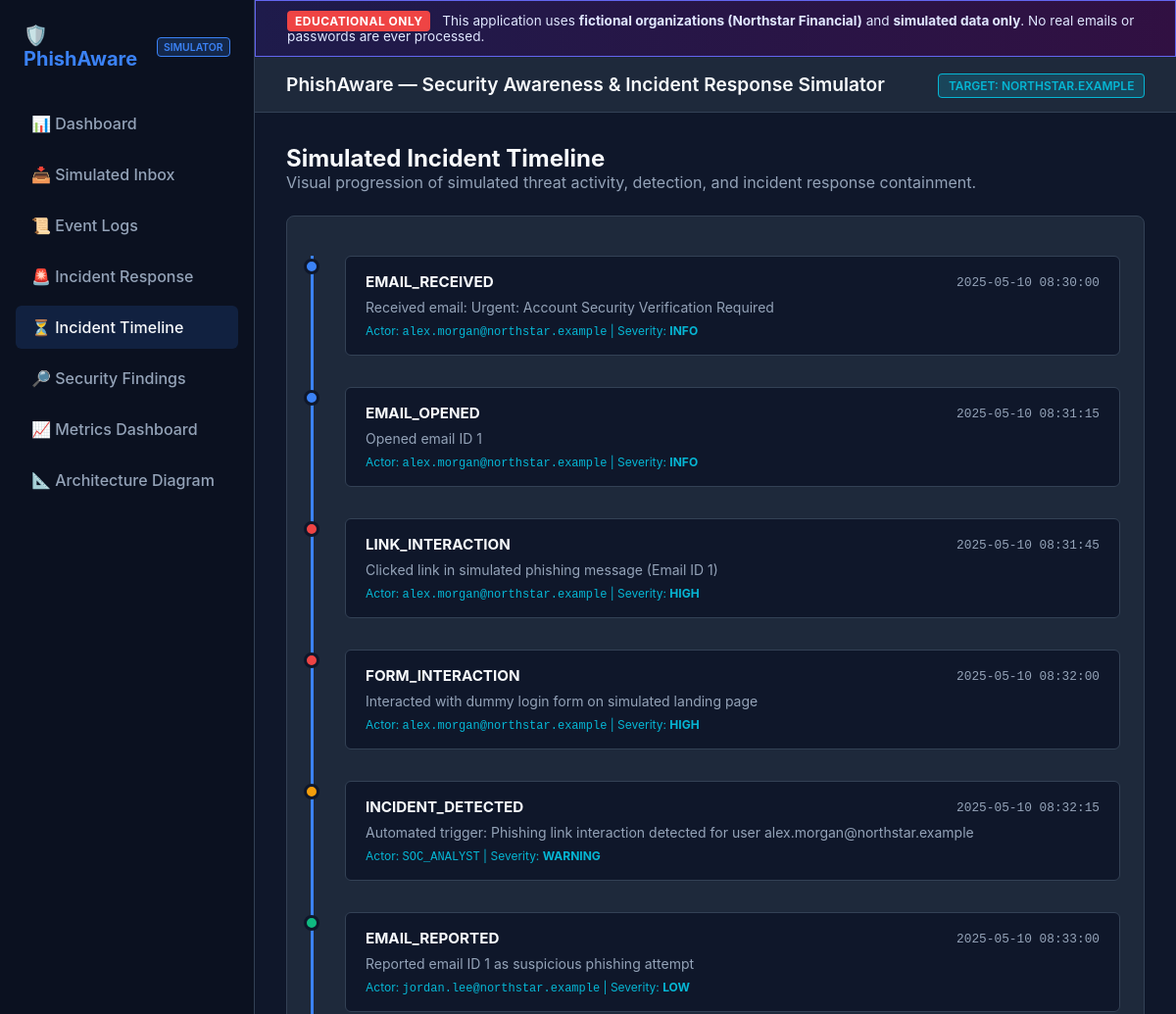
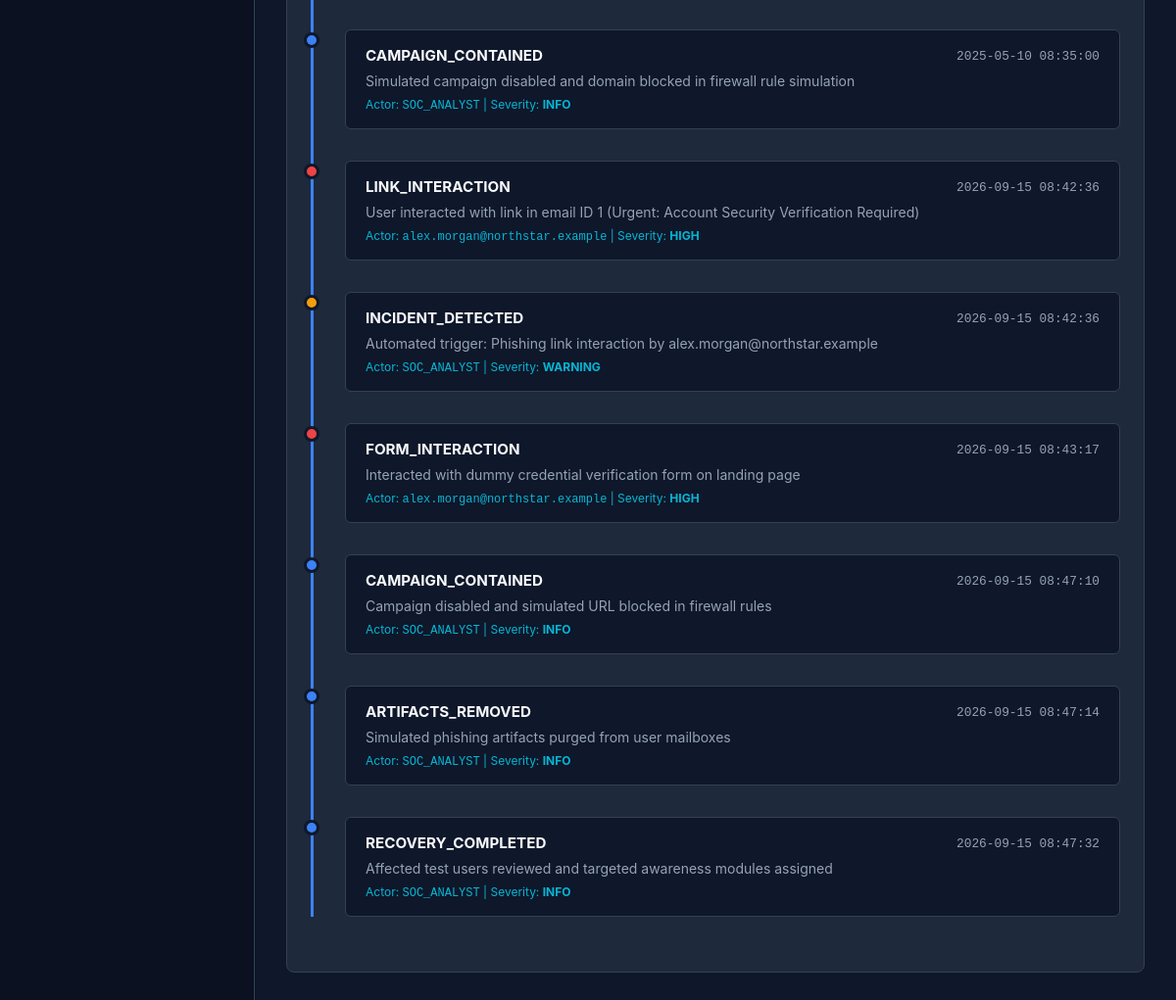
/incident-timeline, run on the app's committed database (2 pictures, top to bottom).
### tables this page shows
CREATE TABLE security_events (
            id INTEGER PRIMARY KEY AUTOINCREMENT,
            timestamp DATETIME DEFAULT CURRENT_TIMESTAMP,
            username TEXT NOT NULL,
            event_type TEXT NOT NULL,
            severity TEXT NOT NULL,
            details TEXT NOT NULL
        );

### app.py (the view)
@app.route('/incident-timeline')
def incident_timeline():
    conn = database.get_db_connection()
    timeline_events = conn.execute('SELECT * FROM security_events ORDER BY id ASC').fetchall()
    conn.close()
    return render_template('incident_timeline.html',
                           active_page='timeline',
                           timeline_events=timeline_events)

### database.py (called while the page is built)
def get_db_connection():
    conn = sqlite3.connect(DB_PATH)
    conn.row_factory = sqlite3.Row
    return conn

### templates/incident_timeline.html (shortened to what this page needs)
{% extends 'base.html' %}
{% block content %}
<div style="margin-bottom: 1.5rem;">
    <h2>Simulated Incident Timeline</h2>
    <p style="color: var(--text-muted);">Visual progression of simulated threat activity, detection, and incident response containment.</p>
</div>
<div class="card">
    <div style="position: relative; padding-left: 2rem; border-left: 3px solid var(--primary); margin: 1rem 0;">
        {% for event in timeline_events %}
        <div style="position: relative; margin-bottom: 2rem;">
            <div style="position: absolute; left: -2.6rem; top: 0.2rem; width: 1rem; height: 1rem; border-radius: 50%; background-color: {% if event.severity == 'HIGH' %}var(--danger){% elif event.severity == 'WARNING' %}var(--warning){% elif event.severity == 'LOW' %}var(--success){% else %}var(--primary){% endif %}; border: 3px solid var(--bg-dark);"></div>
            <div style="background-color: var(--bg-dark); padding: 1rem 1.25rem; border-radius: 6px; border: 1px solid var(--border-color);">
                <div style="display: flex; justify-content: space-between; align-items: center; margin-bottom: 0.5rem;">
                    <span style="font-weight: bold; color: var(--text-main); font-size: 0.95rem;">
                        {{ event.event_type }}
                    </span>
                    <span style="font-size: 0.8rem; color: var(--text-muted);"><code>{{ event.timestamp }}</code></span>
                </div>
                <p style="font-size: 0.875rem; color: var(--text-muted); margin-bottom: 0.5rem;">
                    {{ event.details }}
                </p>
                <div style="font-size: 0.75rem; color: var(--info);">
                    Actor: <code>{{ event.username }}</code> | Severity: <strong>{{ event.severity }}</strong>
                </div>
            </div>
        </div>
        {% else %}
        <p style="color: var(--text-muted);">No incident timeline events recorded.</p>
        {% endfor %}
    </div>
</div>
{% endblock %}

### static/css/style.css (style rules this page uses)
:root { --bg-dark: #0f172a; --card-bg: #1e293b; --border-color: #334155; --text-main: #f8fafc; --text-muted: #94a3b8; --primary: #3b82f6; --primary-hover: #2563eb; --success: #10b981; --warning: #f59e0b; --danger: #ef4444; --info: #06b6d4; --sidebar-bg: #0b1120; }
* { box-sizing: border-box; margin: 0; padding: 0; }
body { font-family: -apple-system, BlinkMacSystemFont, "Segoe UI", Roboto, Helvetica, Arial, sans-serif; background-color: var(--bg-dark); color: var(--text-main); display: flex; min-height: 100vh; }
.card { background-color: var(--card-bg); border: 1px solid var(--border-color); border-radius: 8px; padding: 1.5rem; margin-bottom: 1.5rem; }

### data on the page
security_events: event_type "EMAIL_RECEIVED", timestamp "2025-05-10 08:30:00", details "Received email: Urgent: Account Security Verification Required", username "alex.morgan@northstar.example", severity "INFO"
security_events: event_type "EMAIL_OPENED", timestamp "2025-05-10 08:31:15", details "Opened email ID 1", username "alex.morgan@northstar.example", severity "INFO"
security_events: event_type "LINK_INTERACTION", timestamp "2025-05-10 08:31:45", details "Clicked link in simulated phishing message (Email ID 1)", username "alex.morgan@northstar.example", severity "HIGH"
security_events: event_type "FORM_INTERACTION", timestamp "2025-05-10 08:32:00", details "Interacted with dummy login form on simulated landing page", username "alex.morgan@northstar.example", severity "HIGH"
security_events: event_type "INCIDENT_DETECTED", timestamp "2025-05-10 08:32:15", details "Automated trigger: Phishing link interaction detected for user alex.morgan@northstar.example", username "SOC_ANALYST", severity "WARNING"
security_events: event_type "EMAIL_REPORTED", timestamp "2025-05-10 08:33:00", details "Reported email ID 1 as suspicious phishing attempt", username "jordan.lee@northstar.example", severity "LOW"
security_events: event_type "CAMPAIGN_CONTAINED", timestamp "2025-05-10 08:35:00", details "Simulated campaign disabled and domain blocked in firewall rule simulation", username "SOC_ANALYST", severity "INFO"
security_events: event_type "LINK_INTERACTION", timestamp "2026-09-15 08:42:36", details "User interacted with link in email ID 1 (Urgent: Account Security Verification Required)", username "alex.morgan@northstar.example", severity "HIGH"
security_events: event_type "INCIDENT_DETECTED", timestamp "2026-09-15 08:42:36", details "Automated trigger: Phishing link interaction by alex.morgan@northstar.example", username "SOC_ANALYST", severity "WARNING"
security_events: event_type "FORM_INTERACTION", timestamp "2026-09-15 08:43:17", details "Interacted with dummy credential verification form on landing page", username "alex.morgan@northstar.example", severity "HIGH"
security_events: event_type "CAMPAIGN_CONTAINED", timestamp "2026-09-15 08:47:10", details "Campaign disabled and simulated URL blocked in firewall rules", username "SOC_ANALYST", severity "INFO"
security_events: event_type "ARTIFACTS_REMOVED", timestamp "2026-09-15 08:47:14", details "Simulated phishing artifacts purged from user mailboxes", username "SOC_ANALYST", severity "INFO"
security_events: event_type "RECOVERY_COMPLETED", timestamp "2026-09-15 08:47:32", details "Affected test users reviewed and targeted awareness modules assigned", username "SOC_ANALYST", severity "INFO"
